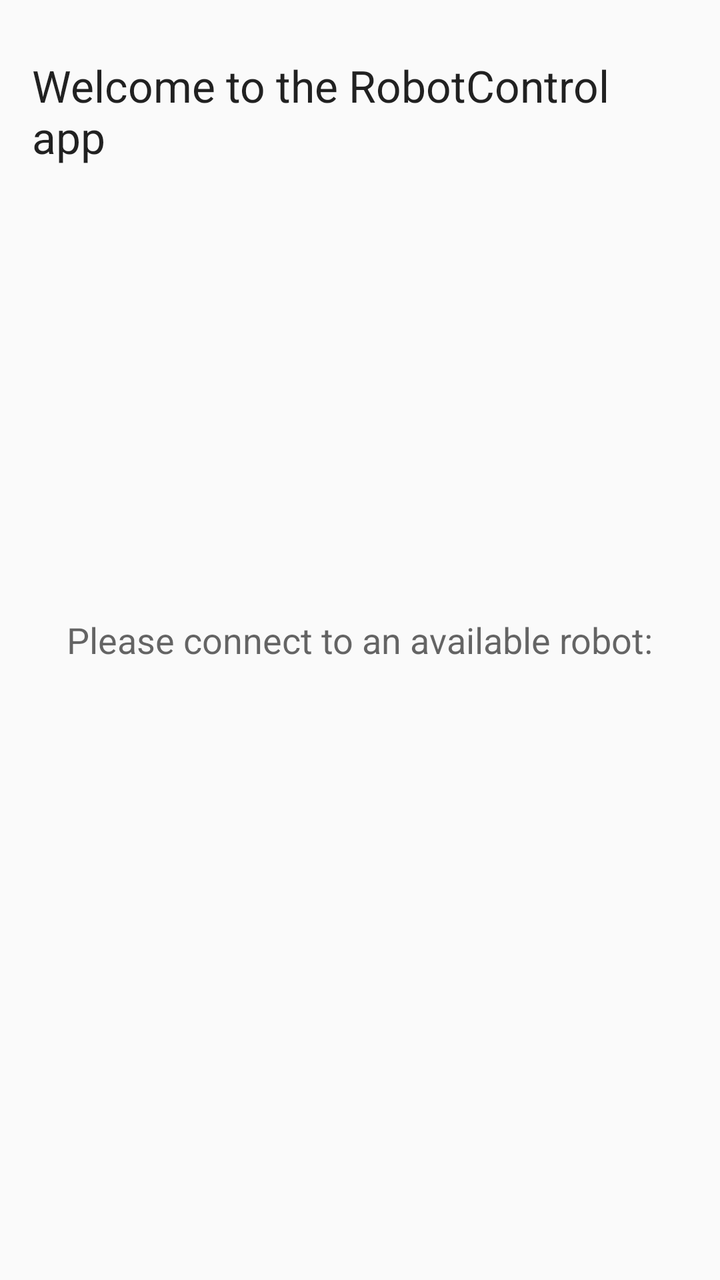
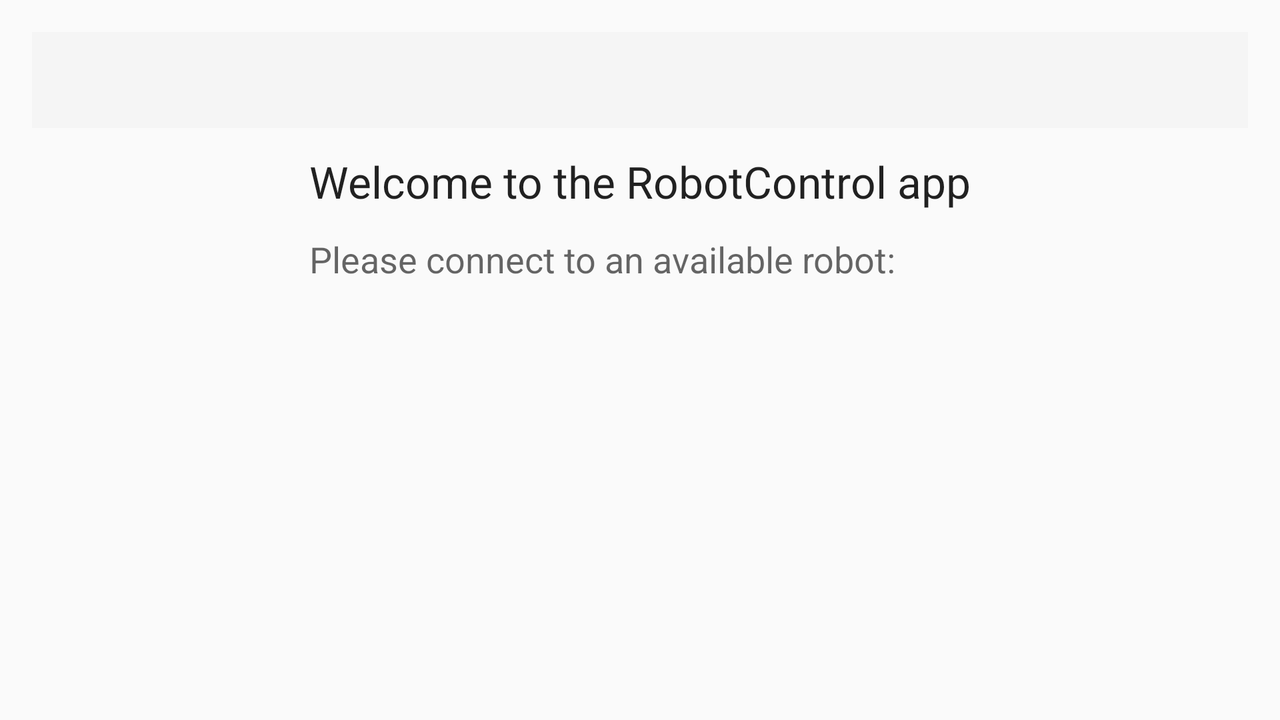

Two renders of one Android screen. The first uses the default layout on a phone; the second uses the alternative layout the repository ships for a different screen configuration, on a matching device. The two XML files are below.
<!-- AndroidManifest.xml: application theme Theme.AppCompat.Light.NoActionBar -->
<!-- res/layout/activity_connect.xml -->
<?xml version="1.0" encoding="utf-8"?>
<RelativeLayout xmlns:android="http://schemas.android.com/apk/res/android"
    xmlns:app="http://schemas.android.com/apk/res-auto"
    xmlns:tools="http://schemas.android.com/tools"
    android:id="@+id/activity_connect"
    android:layout_width="match_parent"
    android:layout_height="match_parent"
    android:paddingBottom="@dimen/activity_vertical_margin"
    android:paddingLeft="@dimen/activity_horizontal_margin"
    android:paddingRight="@dimen/activity_horizontal_margin"
    android:paddingTop="@dimen/activity_vertical_margin"
    tools:context="bachelorgogo.com.robotcontrolapp.ConnectActivity">


    <TextView
        android:layout_width="wrap_content"
        android:layout_height="wrap_content"
        android:layout_marginTop="12dp"
        android:id="@+id/tvWelcome"
        android:textAppearance="@style/TextAppearance.AppCompat.Large"
        android:layout_centerHorizontal="true"
        android:text="@string/text_welcome" />


    <ListView
        android:layout_width="wrap_content"
        android:id="@+id/lstViewAvailRobots"
        android:layout_height="wrap_content"
        android:layout_alignParentLeft="true"
        android:layout_alignParentStart="true"
        android:layout_alignParentBottom="true"
        android:layout_below="@+id/tvPleaseConnect"/>


    <TextView
        android:layout_width="wrap_content"
        android:layout_height="wrap_content"
        android:id="@+id/tvPleaseConnect"
        android:textAppearance="@style/TextAppearance.AppCompat.Medium"
        android:text="@string/text_please_connect"
        android:layout_centerVertical="true"
        android:layout_centerHorizontal="true" />


</RelativeLayout>
<!-- resources referenced by this layout -->
<resources>
  <dimen name="activity_horizontal_margin">16dp</dimen>
  <dimen name="activity_vertical_margin">16dp</dimen>
  <string name="text_please_connect">Please connect to an available robot:</string>
  <string name="text_welcome">Welcome to the RobotControl app</string>
</resources>
<!-- res/layout-land/activity_connect.xml (the repository's variant of the layout above) -->
<!-- drawn on the phone turned sideways -->
<?xml version="1.0" encoding="utf-8"?>
<RelativeLayout xmlns:android="http://schemas.android.com/apk/res/android"
    xmlns:app="http://schemas.android.com/apk/res-auto"
    xmlns:tools="http://schemas.android.com/tools"
    android:id="@+id/activity_connect"
    android:layout_width="match_parent"
    android:layout_height="match_parent"
    android:paddingBottom="@dimen/activity_vertical_margin"
    android:paddingLeft="@dimen/activity_horizontal_margin"
    android:paddingRight="@dimen/activity_horizontal_margin"
    android:paddingTop="@dimen/activity_vertical_margin"
    tools:context="bachelorgogo.com.robotcontrolapp.ConnectActivity">

    <android.support.v7.widget.Toolbar
        android:id="@+id/toolbarConnActivity"
        android:layout_width="match_parent"
        android:layout_height="?attr/actionBarSize"
        android:background="?attr/colorPrimary"
        android:elevation="0dp"
        android:theme="@style/ThemeOverlay.AppCompat.ActionBar"
        app:popupTheme="@style/ThemeOverlay.AppCompat.Light" />

    <TextView
        android:layout_width="wrap_content"
        android:layout_height="wrap_content"
        android:layout_marginTop="12dp"
        android:id="@+id/tvWelcome"
        android:textAppearance="@style/TextAppearance.AppCompat.Large"
        android:layout_below="@+id/toolbarConnActivity"
        android:layout_centerHorizontal="true"
        android:text="@string/text_welcome" />

    <TextView
        android:layout_width="wrap_content"
        android:layout_height="wrap_content"
        android:id="@+id/tvPleaseConnect"
        android:textAppearance="@style/TextAppearance.AppCompat.Medium"
        android:text="@string/text_please_connect"
        android:layout_below="@+id/tvWelcome"
        android:layout_alignLeft="@+id/tvWelcome"
        android:layout_alignStart="@+id/tvWelcome"
        android:layout_marginTop="12dp" />

    <ListView
        android:layout_width="match_parent"
        android:layout_height="188dp"
        android:id="@+id/lstViewAvailRobots"
        android:layout_below="@+id/tvPleaseConnect"
        android:layout_alignParentLeft="true"
        android:layout_alignParentStart="true" />

    <ProgressBar
        style="@style/Widget.AppCompat.ProgressBar"
        android:layout_width="wrap_content"
        android:layout_height="wrap_content"
        android:id="@+id/progressBar"
        android:visibility="invisible"
        android:layout_centerVertical="true"
        android:layout_centerHorizontal="true" />

</RelativeLayout>
<!-- resources referenced by the variant -->
<!-- as the phone turned sideways resolves them -->
<resources>
  <!-- from res/values-land/ -->
  <dimen name="activity_horizontal_margin">16dp</dimen>
  <!-- from res/values-land/ -->
  <dimen name="activity_vertical_margin">16dp</dimen>
  <!-- from res/values-land/ -->
  <string name="text_please_connect">Please connect to an available robot:</string>
  <!-- from res/values-land/ -->
  <string name="text_welcome">Welcome to the RobotControl app</string>
</resources>
